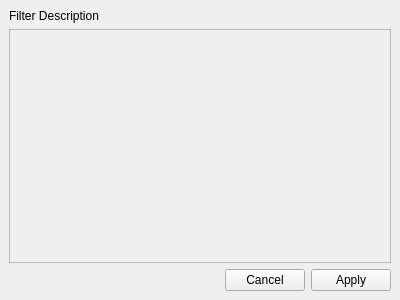
<?xml version="1.0" encoding="UTF-8"?>
<ui version="4.0">
 <class>vcl::qt::FilterMeshDockWidget</class>
 <widget class="QDockWidget" name="vcl::qt::FilterMeshDockWidget">
  <property name="geometry">
   <rect>
    <x>0</x>
    <y>0</y>
    <width>400</width>
    <height>300</height>
   </rect>
  </property>
  <property name="floating">
   <bool>true</bool>
  </property>
  <property name="windowTitle">
   <string>DockWidget</string>
  </property>
  <widget class="QWidget" name="dockWidgetContents">
   <layout class="QVBoxLayout" name="verticalLayout">
    <item>
     <widget class="QLabel" name="filterDescriptionLabel">
      <property name="sizePolicy">
       <sizepolicy hsizetype="Preferred" vsizetype="Fixed">
        <horstretch>0</horstretch>
        <verstretch>0</verstretch>
       </sizepolicy>
      </property>
      <property name="text">
       <string>Filter Description</string>
      </property>
     </widget>
    </item>
    <item>
     <widget class="vcl::qt::ParameterFrame" name="parameterFrame">
      <property name="frameShape">
       <enum>QFrame::StyledPanel</enum>
      </property>
      <property name="frameShadow">
       <enum>QFrame::Raised</enum>
      </property>
     </widget>
    </item>
    <item>
     <widget class="QDialogButtonBox" name="buttonBox">
      <property name="orientation">
       <enum>Qt::Horizontal</enum>
      </property>
      <property name="standardButtons">
       <set>QDialogButtonBox::Apply|QDialogButtonBox::Cancel</set>
      </property>
      <property name="centerButtons">
       <bool>false</bool>
      </property>
     </widget>
    </item>
   </layout>
  </widget>
 </widget>
 <customwidgets>
  <customwidget>
   <class>vcl::qt::ParameterFrame</class>
   <extends>QFrame</extends>
   <header>vclib/ext/qt/gui/processing/parameter_frame.h</header>
   <container>1</container>
  </customwidget>
 </customwidgets>
 <resources/>
 <connections/>
</ui>
